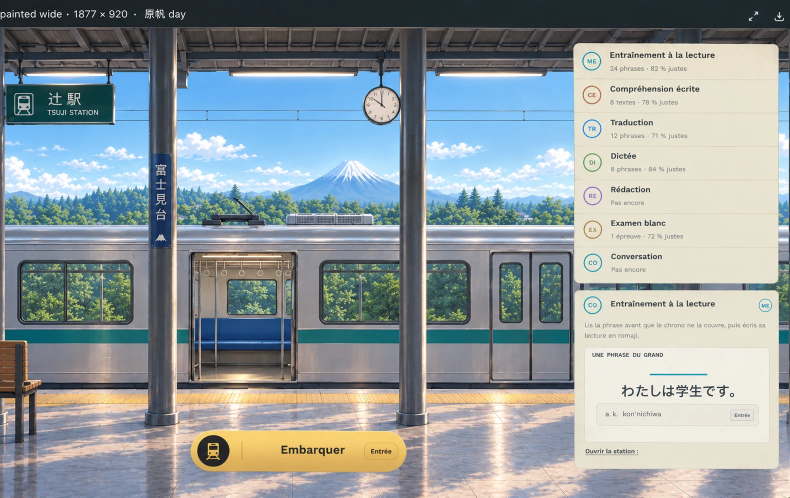
#> input picture frontend/scripts/practice-gate/source/desk.webp, 1579 x 996 px (shown at 1/2 size)
$ python -i desk_parts.py   (imports and definitions only)
#> lines starting #> are read from the running program, lines starting #| are printed output that depends on the picture; after the words box and inside, x2 and y2 are one past the last pixel; in counts of white or black regions, pixels touching at a corner belong together
### frontend/scripts/practice-gate/desk_cut.py
"""The desk's painted platform (plan 244), cut from the owner's painting.

source/desk.webp is the owner's picture of the desk gate as they want it:
the station painted wide at Today's day hour, with the board of option B
of the canvas "Tsuji — Practice on the desk" drawn over its right side,
the gate button on the platform and the canvas frame's name strip along
its top. It is 1579 x 996 px; the scene is its rows 56..995, one px to a
unit, and everything below is measured in the scene's units.

  clean    the name strip cut off; the gate button, the clock's face (the
           app draws both) painted out; the platform under the board drawn
           again from the painting's own bays (its canopy at the rafters'
           repeat; its sky quilted from the sky past Fuji, in strips joined
           on their least-error cut, never mirrored; its floor carried at
           the pillars' own pitch, so each shadow falls from its pillar; the
           car carried along its doors and windows from the car with its
           pillar drawn out; the middle pillar carried one bay on, where
           the painting shows its top); and one bay more past the
           painting's right edge, so a wide window is filled by the scene
           rather than by a crop of its height
  layers   bg (the scene, the roof's gear painted out: the car carries it),
           car (the standing car, its door open), car2 (the same car, its
           door shut: the cars before and after it), each ending in a body
           panel and half a gangway, so the cars of a passing train meet as
           cars do; near (the pillars, the pillar's sign and the bench, in
           front), the shut door's two leaves (the app slides them), and the
           stripe's masks, over which the app lays the line's pigment

Every pixel is the painting's own, copied or drawn on from it; the
gangway's folds take the inks of the car's own underframe."""
import numpy as np
import cv2
from PIL import Image

TOP = 56                      # the name strip's last row + 1
PAINTED = 1579                # the painting's width
W = 2127                      # the scene's: one bay more
H = 940
SEAM = 1140                   # past it, the painting is the board's
BAY = 548                     # a bay, pillar to pillar (P2 to P3)
CLEAR_SKY = 882               # the sky from here to the seam: past Fuji's foot, clear of P2
QUILT = 244                   # the sky's strips are laid from this seed
GANGWAY = 52                  # between two cars of a passing train: the gangway's width
PLAIN = (942, 980)            # plain body between the window and the shut door: a car's end panel
# a pillar's band (x0, x1), its face and its rim; P3 is the painting's own
# (its top shows over the board), P4 is P3 a bay on
PILLARS = ((296, 355), (798, 854), (1346, 1402), (1894, 1950))
P0 = (0, 10)                  # the frame's own pillar, at the painting's left edge
PILLAR_FOOT = 796             # the pillars' bases end here; their reflections are the floor's
# A pillar's round base stands out of its band on the left (on the right it
# is flush): its outline there, traced, as (px left of the band, row).
BASE = ((0, 762), (2, 764), (5, 766), (6, 769), (6, 790), (4, 793), (0, 796))
# the scene's bands, in rows
CANOPY = (0, 108)             # the roof, its beam and the lamps' row
SKY = (108, 338)              # the sky, the wire, the hills and the forest
CAR = (338, 726)              # the car, from its roof gear to its skirt
ROOF = 396                    # the car's roof line: its gear stands above it
FLOOR = (726, 940)            # the tactile strip and the platform
# what the app draws, painted out
BUTTON = dict(x0=378, x1=814, y0=801, y1=892)
CLOCK = dict(cx=763, cy=156, r=41)
# the lamps, the sign under the canopy, the gear on the roof
LAMP = (868, 1097)            # the lamp the painting shows whole in the board's bay
LAMPS_ON = (1262, 1656, 2050)  # where it hangs again past the seam
LAMPS = ((53, 212), (466, 708), (880, 1085), (1274, 1479), (1668, 1873), (2062, W))  # the tubes
SIGN = (8, 109, 233, 196)     # x0, y0, x1, y1: 辻駅 TSUJI STATION, on its two rods
SIGN_RODS = ((34, 50, 48, 112), (210, 50, 224, 112))
# The roof's gear, traced on the painting: the pantograph (its feet, its
# frame, its folded arm; its dark steel is the forest's shade's, which it
# touches) and the cooler, one closed box (its end caps and vents, where
# the painting lets the forest through, are the box's).
PANTO = (((404, 396), (404, 385), (406, 383), (440, 383), (442, 385), (442, 396)),
         ((496, 396), (496, 385), (498, 383), (530, 383), (532, 385), (532, 396)),
         ((423, 387), (423, 375), (426, 372), (518, 372), (520, 375), (520, 387)),
         ((466, 340), (470, 336), (512, 372), (508, 377), (503, 377)))
COOLER = ((573, 398), (573, 378), (575, 374), (579, 372), (740, 371), (744, 372), (746, 375),
          (747, 379), (747, 398))
# the car's own parts
DOORWAY = (384, 448, 592, 705)     # the open door's opening
SHUT = (984, 448, 1140, 705)       # the shut door, its two leaves
# The car's inside as the owner painted it (plan 244c, source/interior.webp,
# 546 x 541: the open door from the platform, its frame round it), drawn in
# the doorway, inside its frame. The picture's opening is wider than the
# car's door, so the inside is shown narrower, never squeezed: of its
# columns, those kept (KEEP) run from past the left stanchion to the right
# one, and what is let out between them is plain -- the wall by a pocket,
# two runs of the window's trees and the bench under them, the wall
# between a ring and a poster -- so every ring, poster, stanchion and the
# window's frame keep their shape. The runs meet over JOIN px each.
INSIDE = (389, 450, 583, 703)      # where it is drawn: the opening, inside the door's frame
INSIDE_ROWS = (76, 500)            # the picture's rows from the ceiling's edge to the sill
KEEP = ((83, 222), (258, 298), (338, 418), (434, 495))
JOIN = 3
STRIPE = (601, 633)                # the stripe's rows
BENCH = (0, 600, 92, 726)          # the bench, where it stands in front of the car


# [70 lines left out: functions shiftmap, pill, carried, least_cut, quilted, not called in this run]


def inside_at(x, y=None):
    """Where a point of the inside's picture lands in the scene."""
    kept = sum(b - a for a, b in KEEP)
    k = (INSIDE[2] - INSIDE[0]) / kept
    off = 0
    for a, b in KEEP:
        if x < b:
            off += max(x - a, 0)
            break
        off += b - a
    sx = INSIDE[0] + off * k
    if y is None:
        return sx
    r0, r1 = INSIDE_ROWS
    return sx, INSIDE[1] + (y - r0) * (INSIDE[3] - INSIDE[1]) / (r1 - r0)


# Where the trees the inside's far window shows are taken from: the
# corner of a stretch of the car's own first pane (x 45..129, rows 487..589),
# clear of every pillar.
FAR_TREES = (50, 512)


# What the hours need of it, measured on the picture: the far window's
# glass (inside its frame and rounded corners), its two stanchions, and
# its floor (the sun lies on it by day).
FAR = tuple(round(v) for v in inside_at(198, 181) + inside_at(393, 284))
STANCHIONS = (round(inside_at(90)), round(inside_at(469)))
FLOOR_IN = round(inside_at(0, 432)[1])


# [104 lines left out: functions inside, clean, not called in this run]


# ── the layers ──────────────────────────────────────────────────────────

def lum(rgb):
    return rgb[..., 0] * 0.3 + rgb[..., 1] * 0.59 + rgb[..., 2] * 0.11


def sat(rgb):
    mx, mn = rgb.max(-1), rgb.min(-1)
    return np.where(mx > 1e-4, (mx - mn) / np.maximum(mx, 1e-4), 0)


def bases(shape):
    """The pillars' round bases, out of their bands."""
    m = np.zeros(shape, np.uint8)
    for x0, _ in PILLARS:
        cv2.fillPoly(m, [np.array([(x0 - dx, y) for dx, y in BASE], np.int32)], 1)
    return m > 0


# [128 lines left out: functions gear_mask, cooler, ended, widened, layers, not called in this run]

### frontend/scripts/practice-gate/desk_parts.py
"""The desk's painted platform as parts (plan 244), so each hour can light
them on their own, as parts.py does for the phone's: the sky and its
clouds, the land under it (Fuji's snow, the far hills, the forest), the
canopy and its lamps, the wires, the platform and its tactile strip; on
the cars, their roof, side, glass, the lit inside of the open door and
its far window, and the underframe; in front, the pillars, the pillar's
sign and the bench. The hanging sign (辻駅) is a part of its own.

The scene is desk_cut's: one px to a unit, rows from the canopy's top."""
import numpy as np
import cv2

from desk_cut import (BENCH, CAR, DOORWAY, FAR, FLOOR, INSIDE, LAMPS, P0, PILLARS, PILLAR_FOOT, ROOF,
                      SIGN, SIGN_RODS, STRIPE, H, W, bases)

SKY_TOP = 88                  # the sky's top, between the lamps
HORIZON = 330                 # where the sky meets the far hills, for the hours' gradient
LAND_FROM = 240               # no land higher than this (Fuji's summit is at 263)
FOREST_SURE = 356             # the forest from here down, surely land
TOWN_FROM = 344               # the town's windows: the forest's rows where its roofs show
# Fuji's outline, traced on the painting (x, y): the land begins under it
FUJI = [(552, 334), (580, 318), (600, 309), (620, 300), (640, 292), (660, 283), (670, 278), (680, 268),
        (685, 265), (690, 263), (700, 263), (708, 265), (715, 268), (725, 275), (740, 283), (760, 293),
        (780, 300), (798, 306), (854, 318), (880, 326)]
FUJI_SNOW = 318               # the snow ends above this row
CLOCK_ROD = (755, 40, 771, 117)
LAMP_ROWS = (78, 100)         # a lamp's housing and its tube
TUBE_ROWS = (86, 99)
WIRES = (150, 196)
TACTILE = (730, 753)          # the tactile strip's rows, the whole platform's length
PILLAR_SIGN = (299, 236, 346, 444)   # 富士見台, on the first pillar
HUNG_BOX = (354, 84, 379, 122)       # the box hung beside the first pillar, under the canopy
# the car layer's rows (the scene's less CAR[0])
ROOF_BAND = 420 - CAR[0]      # the roof's curve, over the windows
UNDER = 706 - CAR[0]          # the skirt and the underframe, under the doors
GLASS_TOP = 471 - CAR[0]      # a window's glass begins here, its transom over its panes


def lum(rgb):
    return rgb[..., 0] * 0.3 + rgb[..., 1] * 0.59 + rgb[..., 2] * 0.11


def sat(rgb):
    mx, mn = rgb.max(-1), rgb.min(-1)
    return np.where(mx > 1e-4, (mx - mn) / np.maximum(mx, 1e-4), 0)


# [14 lines left out: functions box, rounded, not called in this run]


def pillars(shape, rows=None):
    """The pillars' bands (and the frame's at the left edge) with their
    round bases, all rows or `rows`."""
    m = np.zeros(shape, bool)
    for x0, x1 in (P0,) + PILLARS:
        m[:, x0:x1] = True
    m |= bases(shape)
    if rows is not None:
        keep = np.zeros(shape[0], bool)
        keep[rows[0]:rows[1]] = True
        m &= keep[:, None]
    return m


def fuji_line(W):
    """Per column, Fuji's traced outline (inf where it is not)."""
    fx = np.array([p[0] for p in FUJI], np.float32)
    fy = np.array([p[1] for p in FUJI], np.float32)
    cols = np.arange(W, dtype=np.float32)
    return np.where((cols >= fx[0]) & (cols <= fx[-1]), np.interp(cols, fx, fy), np.inf)


# [11 lines left out: function horizon, not called in this run]


def matte(rgb):
    """How much of each pixel is the land (Fuji, the far hills, the forest)
    rather than the sky, 0..1, and the two colours a pixel of the land's
    edge mixes: the land's (F) and the sky's (B). The hours light each on
    its own and lay them back together by it, so a tree's top, Fuji's
    slope and the far hills' ridge keep the painting's soft edge at every
    hour (cut hard by a line per column, the land's edge stood in steps,
    and what of the sky's light the edge held stood round it as a rim).

    The land is told from the sky by GrabCut, seeded by what is surely
    each (the sky high up and over Fuji's traced outline, the forest low
    down and Fuji under it); its edge is softened by a guided filter on
    the painting, then read again where the two colours differ enough,
    as the share of the way from the sky's colour to the land's."""
    H, W = rgb.shape[:2]
    y0, y1 = SKY_TOP, ROOF
    img = np.clip(rgb[y0:y1] * 255 + 0.5, 0, 255).astype(np.uint8)
    L = lum(rgb[y0:y1])
    yy = np.arange(y0, y1)[:, None] * np.ones((1, W), np.int32)
    fuji = fuji_line(W)[None, :]
    seed = np.full(img.shape[:2], cv2.GC_PR_BGD, np.uint8)
    seed[L < 0.62] = cv2.GC_PR_FGD
    seed[yy < LAND_FROM + 10] = cv2.GC_BGD
    seed[(yy < fuji - 4) & (yy < 300)] = cv2.GC_BGD
    seed[yy >= fuji + 2] = cv2.GC_FGD
    seed[yy >= FOREST_SURE] = cv2.GC_FGD
    cv2.setRNGSeed(244)
    cv2.grabCut(img[..., ::-1].copy(), seed, None, np.zeros((1, 65)), np.zeros((1, 65)), 6, cv2.GC_INIT_WITH_MASK)
    land = np.zeros((H, W), np.float32)
    land[y0:y1] = (seed == cv2.GC_FGD) | (seed == cv2.GC_PR_FGD)
    land[y1:] = 1
    a = np.clip(cv2.ximgproc.guidedFilter(rgb.astype(np.float32), land, 2, 1e-3), 0, 1)
    a[:y0] = 0
    a[y1:] = 1

    # the two colours, each spread from where it is surely itself
    front = pillars((H, W))

    def spread(sure):
        """A colour where it is surely itself, carried out from there: from
        the nearest, and from farther where nothing near is it."""
        sure = cv2.erode(sure.astype(np.uint8), np.ones((3, 3), np.uint8)).astype(np.float32)
        out = None
        for r in (18.0, 6.0, 2.0):
            w = cv2.GaussianBlur(sure, (0, 0), r)
            c = cv2.GaussianBlur(rgb * sure[..., None], (0, 0), r) / np.maximum(w, 1e-6)[..., None]
            out = c if out is None else np.where((w >= 0.05)[..., None], c, out)
        return out

    F = spread((a > 0.97) & ~front)
    B = spread((a < 0.03) & ~front)
    d = F - B
    n2 = (d * d).sum(-1)
    seen = np.clip(((rgb - B) * d).sum(-1) / np.maximum(n2, 1e-4), 0, 1)
    k = np.clip((np.sqrt(n2) - 0.08) / 0.15, 0, 1)
    edge = (a > 0.01) & (a < 0.99)
    a = np.where(edge, seen * k + a * (1 - k), a)
    # a pixel or two of edge, never a haze
    a = np.clip((a - 0.15) / 0.7, 0, 1)
    a = a * a * (3 - 2 * a)
    return a.astype(np.float32), F.astype(np.float32), B.astype(np.float32)


# [76 lines left out: function scene, not called in this run]


BENCH_FOOT = 846              # the bench's legs reach the platform here


# [81 lines left out: functions bench_mask, car, near, not called in this run]

>>> import cv2
>>> picture = cv2.imread('source/desk.webp')
#> picture is the input picture: shape (996, 1579, 3); mean B, G, R 157.4, 154.8, 145.3
>>> result = matte(picture)
#> in lum, `return rgb[..., 0] * 0.3 + rgb[..., 1] * 0.59 + rgb[..., 2] * 0.11`:
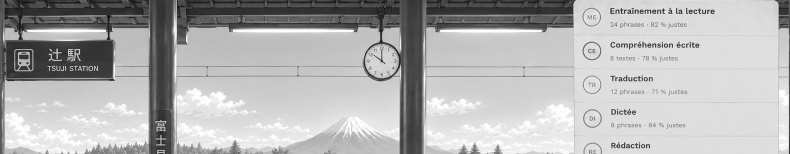
#> returned value: shape (308, 1579) float64 (shown at 1/2 size); min 0.22, max 255, mean 180
#> after the loop in bases, `for x0, _ in PILLARS:`:
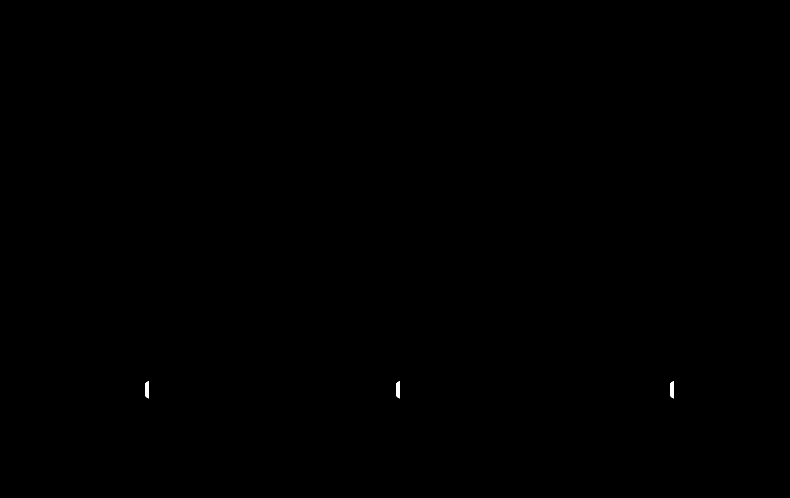
#> m: shape (996, 1579) (shown at 1/2 size); values 0 (black) and 1 (white), 0.04% white; 3 white regions, box (x1, y1, x2, y2) and area: (290, 762, 297, 797) 208, (792, 762, 799, 797) 208, (1340, 762, 1347, 797) 208
#> after the loop in spread (call 2), `for r in (18.0, 6.0, 2.0):`:
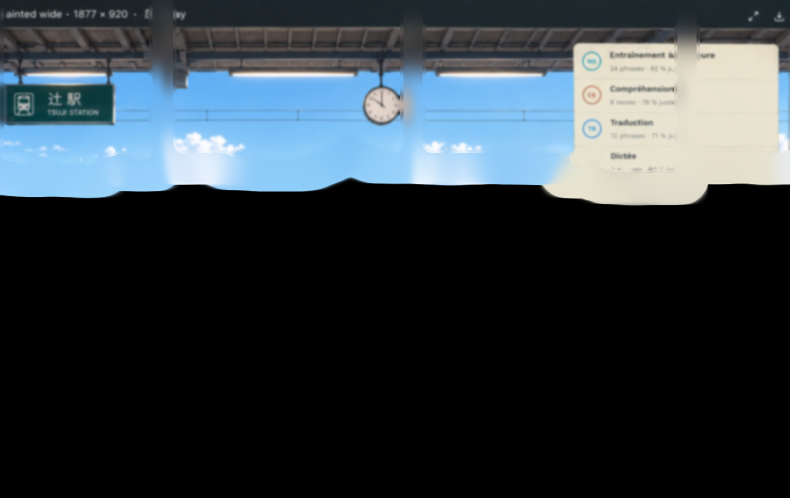
#> out: shape (996, 1579, 3) float32 (shown at 1/2 size); mean B, G, R 64.2, 58.1, 48.8
#> in matte, `d = F - B`:
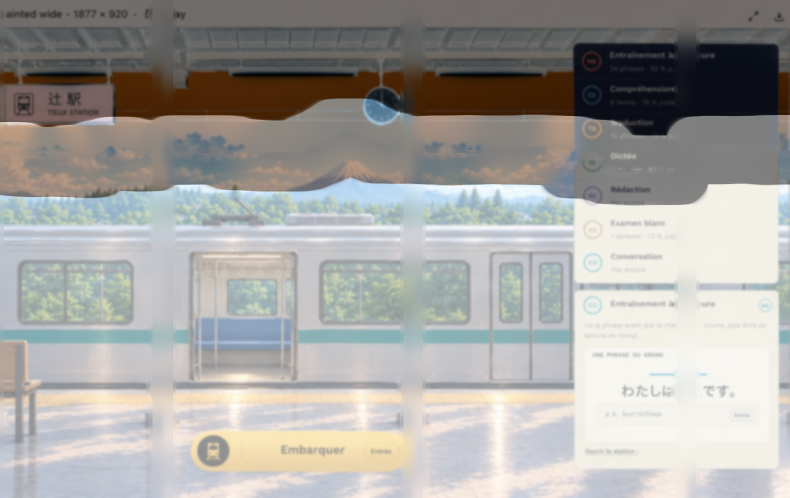
#> d: shape (996, 1579, 3) float32 (shown at 1/2 size); mean B, G, R 68.3, 74.5, 77.7; drawn with min black and max white
#> in matte, `n2 = (d * d).sum(-1)`:
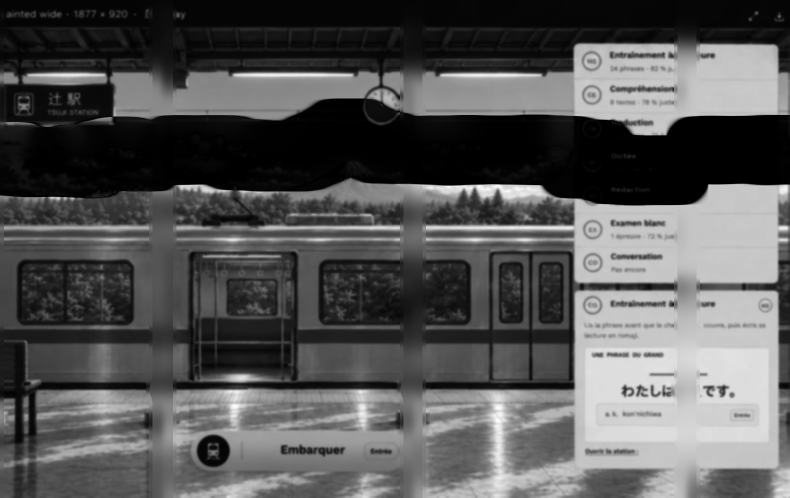
#> n2: shape (996, 1579) float32 (shown at 1/2 size); min 0.00174, max 191166.7, mean 64768.4; drawn with min black and max white
#> in matte, `seen = np.clip(((rgb - B) * d).sum(-1) / np.maximum(n2, 1e-4), 0, 1)`:
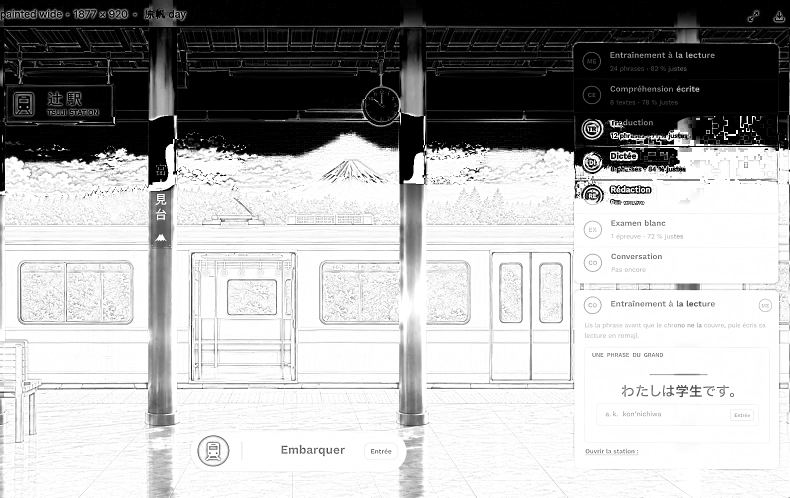
#> seen: shape (996, 1579) float32 (shown at 1/2 size); min 0, max 1, mean 0.671
#> in matte, `edge = (a > 0.01) & (a < 0.99)`:
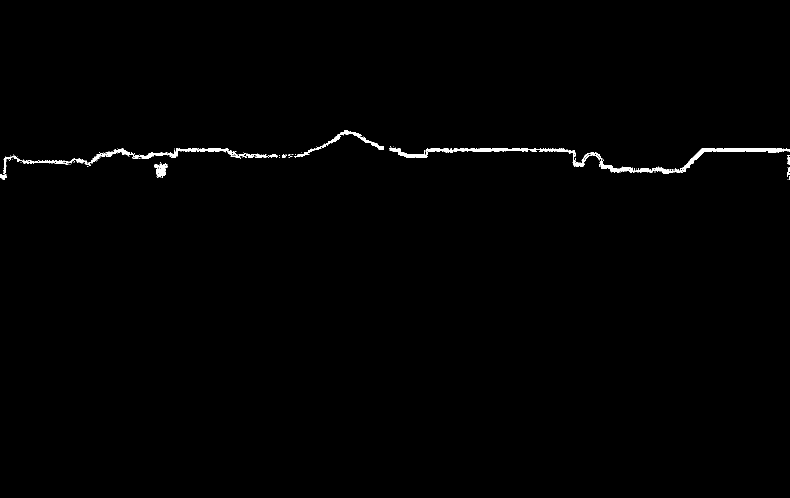
#> edge: shape (996, 1579) bool (shown at 1/2 size); 0.65% white; 94 white regions (85 under 20 px), largest, box (x1, y1, x2, y2) and area: (778, 295, 1579, 348) 5474, (7, 296, 555, 348) 2811, (588, 261, 768, 316) 1067

$ run again, on frontend/scripts/practice-gate/source/interior.webp
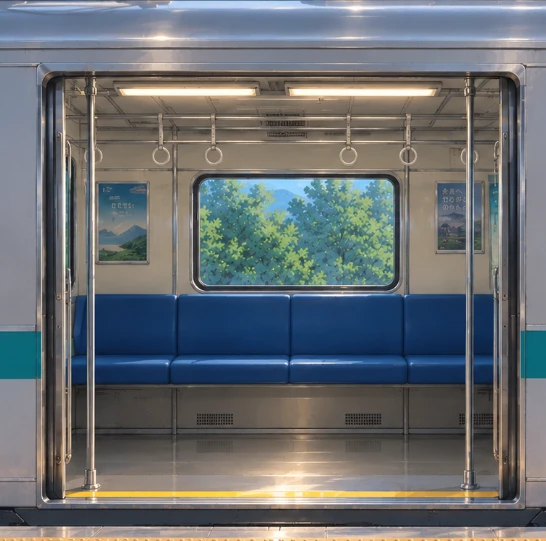
#> input picture frontend/scripts/practice-gate/source/interior.webp, 546 x 541 px
#> picture is the input picture: shape (541, 546, 3); mean B, G, R 114.1, 110.8, 106.2
#> in spread, `sure = cv2.erode(sure.astype(np.uint8), np.ones((3, 3), np.uint8)).ast..`:
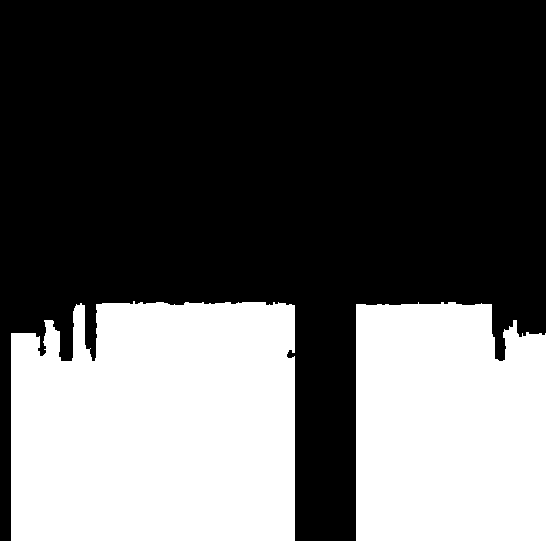
#> sure: shape (541, 546) float32; values 0 (black) and 1 (white), 36.5% white; 2 white regions, box (x1, y1, x2, y2) and area: (11, 301, 295, 541) 64689, (356, 302, 546, 541) 43236
#> sure: shape (541, 546) float32; values 0 (black) and 1 (white), 48.5% white; 9 white regions (7 under 20 px), largest, box (x1, y1, x2, y2) and area: (11, 0, 295, 330) 85673, (356, 0, 546, 329) 57508
#> k: shape (541, 546) float32; values 0.79 (black) and 1 (white), 100% white; black in thin lines or dots, all inside (x1, y1, x2, y2) = (531, 391, 532, 392)
#> in matte, `edge = (a > 0.01) & (a < 0.99)`:
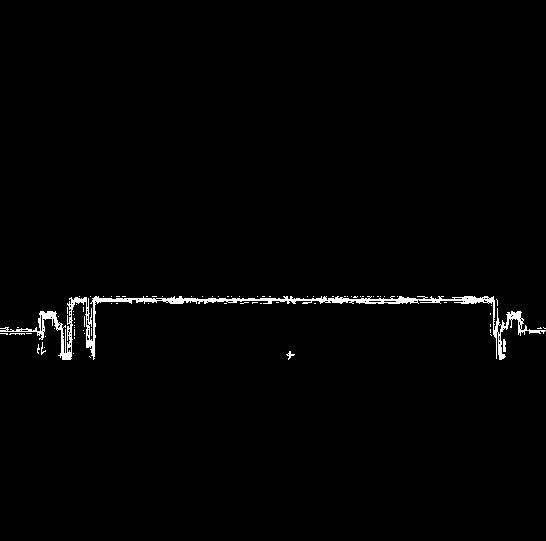
#> edge: shape (541, 546) bool; 1.3% white; 81 white regions (76 under 20 px), largest, box (x1, y1, x2, y2) and area: (0, 296, 546, 360) 3412, (503, 339, 506, 352) 35, (286, 351, 295, 360) 29, (41, 342, 46, 355) 22, (9, 333, 25, 335) 21
